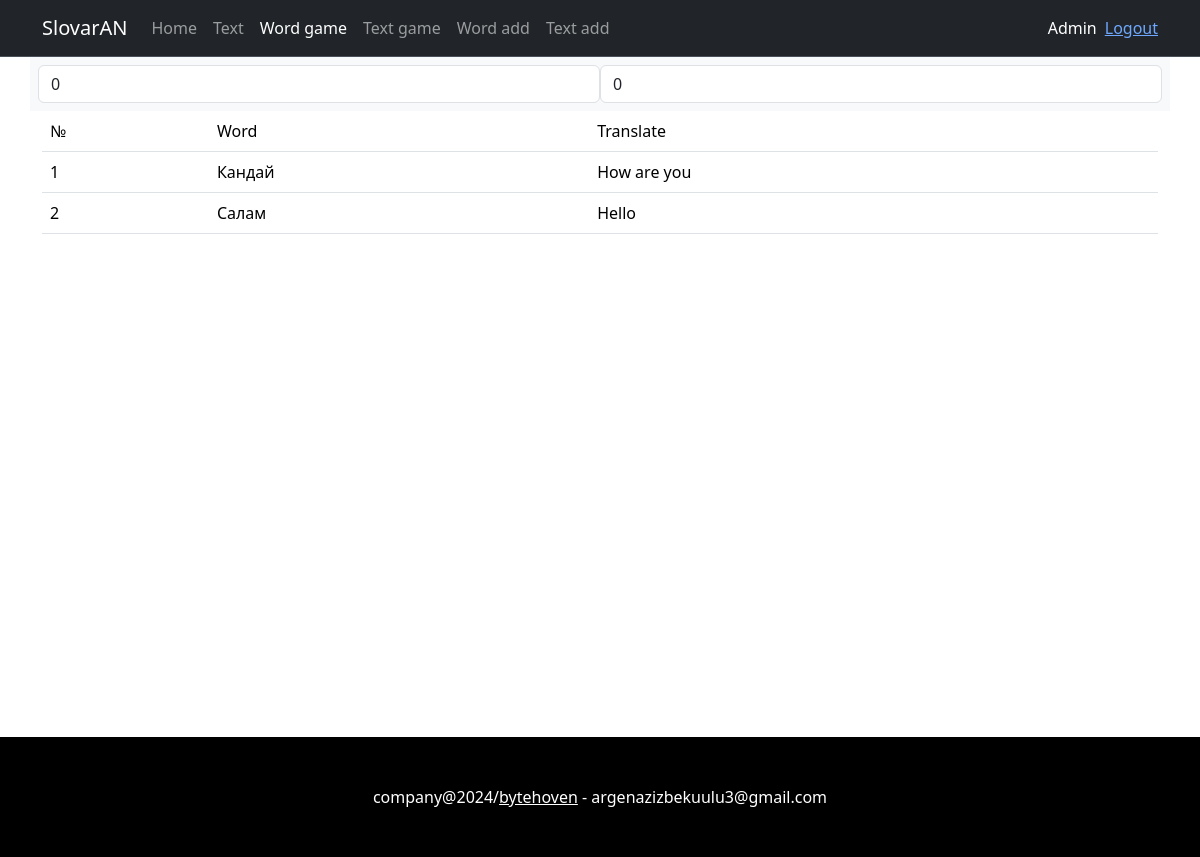
/game-word/ (signed in), run on the app's committed database.
### accounts/models.py (models this page shows, shortened)
class CustomUser(AbstractUser):
    email = models.EmailField(unique=True)
    is_staff = models.BooleanField(default=True)
    is_superuser = models.BooleanField(default=True)
    groups = models.ManyToManyField(
        "auth.Group",
        related_name="custom_user_set",  # Add related_name to resolve the clash
        related_query_name="user",
        blank=True,
        verbose_name="groups",
        help_text="The groups this user belongs to. A user will get all permissions granted to each of their groups.",
    )
    user_permissions = models.ManyToManyField(
        "auth.Permission",
        related_name="custom_user_set",  # Add related_name to resolve the clash
        related_query_name="user",
        blank=True,
        verbose_name="user permissions",
        help_text="Specific permissions for this user.",
    )

### home/models.py (models this page shows, shortened)
class Word(models.Model):
    user_id = models.ForeignKey(CustomUser, on_delete=models.CASCADE)
    word = models.CharField(max_length=100)
    translate = models.CharField(max_length=100)
    create = models.DateTimeField()
    class Meta:
        verbose_name = 'word'
        verbose_name_plural = 'Words'

### home/views.py (the view)
# urls.py: path('game-word/', views.game_word, name='game_word'),
@login_required(login_url='login')
def game_word(request):
    words = Word.objects.filter(user_id=request.user).order_by('-id')
    context = {
        'words': words,
    }
    return (render(request, 'gameWord.html', context))

### templates/gameWord.html (shortened to what this page needs)
<!DOCTYPE html>
<html lang="en">
<head>
    <link href="https://cdn.jsdelivr.net/npm/bootstrap@5.3.2/dist/css/bootstrap.min.css" rel="stylesheet">
</head>
<body>
    {% include 'header.html' %}
    <div class="container" style="min-height: 85vh">
        <div class="p-2 bg-light border-none row">
            <input oninput="changeLength()" type="text" placeholder="to" value="0" class="col form-control">
            <input oninput="changeLength()" type="text" placeholder="do" value="0" class="col form-control">
        </div>
        <table class="table table-hover">
          <thead>
            <tr>
                <td>№</td>
                <td>Word</td>
                <td>Translate</td>
            </tr>
          </thead>
          <tbody>
           {% for i in words %}
            <tr id="id_word" id_test = '{{ i.id }}' class="word_{{ i.id }}">
                <td>{{ forloop.counter }}</td>
                <td class="word">{{ i.word }}</td>
                <td class="translate">{{ i.translate }}</td>
            </tr>
        {% endfor %}
          </tbody>
        </table>
    </div>
    <footer class="bg-black text-white p-5 text-center">
        <span>company@2024/<a href="https://bytehoven.dev" class="text-white">bytehoven</a> - argenazizbekuulu3@gmail.com</span>
    </footer>
</body>
</html>

### templates/header.html (shortened to what this page needs)
<nav class="navbar bg-dark navbar-expand-lg border-bottom border-body" data-bs-theme="dark">
      <div class="container">
        <a class="navbar-brand" href="#">SlovarAN</a>
        <div class="collapse navbar-collapse" id="navbarText">
          <ul class="navbar-nav me-auto mb-2 mb-lg-0">
            <li class="nav-item">
              <a class="nav-link" id="home-a" aria-current="page" href="/">Home</a>
            </li>
            <li class="nav-item">
              <a class="nav-link" id="text-a" href="/text">Text</a>
            </li>
              <li class="nav-item">
              <a class="nav-link" id="word-game-a" href="/game-word">Word game</a>
            </li>
              <li class="nav-item">
              <a class="nav-link" id="text-game-a" href="/game-text">Text game</a>
            </li>
            <li class="nav-item">
              <a class="nav-link" id="word-add-a" href="/add-word">Word add</a>
            </li>
              <li class="nav-item">
              <a class="nav-link" id="text-add-a" href="/add-text">Text add</a>
            </li>
          </ul>
          <span class="text-white">
            {{ user.username }}
          </span>
            <span class="ms-2">
                <a href="{% url 'logout' %}">Logout</a>
            </span>
        </div>
      </div>
    </nav>

### data on the page
CustomUser: username "Admin"
Word: word "Кандай", translate "How are you"
Word: word "Салам", translate "Hello"
